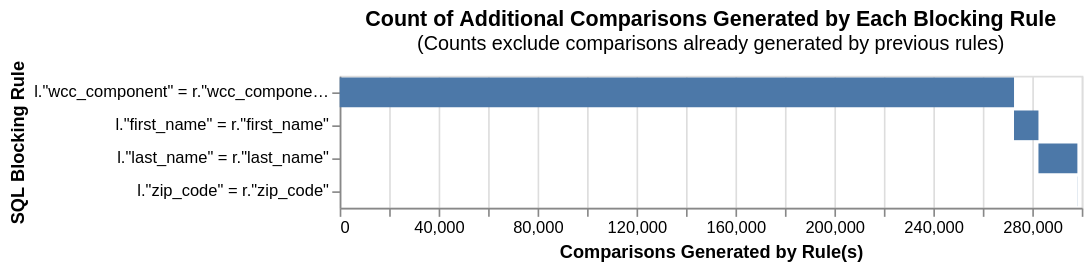

This figure's notebook cell:
### Code cell
from splink.blocking_analysis import (
    cumulative_comparisons_to_be_scored_from_blocking_rules_chart,
)

blocking_rules = [
    block_on("wcc_component"),
    block_on("first_name"),
    block_on("last_name"),
    block_on("zip_code"),  
    
]


cumulative_comparisons_to_be_scored_from_blocking_rules_chart(
    table_or_tables=identities_df,
    blocking_rules=blocking_rules,
    db_api=db_api,
    link_type="dedupe_only",
)

### Figure 1 — Vega-Lite specification as saved in the notebook (floating-point values rounded to 4 significant figures)
{"config": {"view": {"continuousWidth": 300, "continuousHeight": 300}}, "data": {"name": "data-641f96e72bf386b8e2753a4cb01a243a"}, "mark": "bar", "encoding": {"order": {"field": "cumulative_rows"}, "tooltip": [{"field": "blocking_rule", "title": "SQL Condition", "type": "nominal"}, {"field": "row_count", "format": ",", "title": "Comparisons Generated", "type": "quantitative"}, {"field": "cumulative_rows", "format": ",", "title": "Cumulative Comparisons", "type": "quantitative"}, {"field": "cartesian", "format": ",", "title": "Total comparisons in Cartesian product", "type": "quantitative"}], "x": {"field": "start", "title": "Comparisons Generated by Rule(s)", "type": "quantitative"}, "x2": {"field": "cumulative_rows"}, "y": {"field": "blocking_rule", "sort": ["-x2"], "title": "SQL Blocking Rule"}}, "height": {"step": 20}, "title": {"text": "Count of Additional Comparisons Generated by Each Blocking Rule", "subtitle": "(Counts exclude comparisons already generated by previous rules)"}, "width": 450, "$schema": "https://vega.github.io/schema/vega-lite/v5.9.3.json", "datasets": {"data-641f96e72bf386b8e2753a4cb01a243a": [{"blocking_rule": "l.\"wcc_component\" = r.\"wcc_component\"", "row_count": 272620, "cumulative_rows": 272620, "cartesian": 10911456, "match_key": "0", "start": 0}, {"blocking_rule": "l.\"first_name\" = r.\"first_name\"", "row_count": 9881, "cumulative_rows": 282501, "cartesian": 10911456, "match_key": "1", "start": 272620}, {"blocking_rule": "l.\"last_name\" = r.\"last_name\"", "row_count": 15735, "cumulative_rows": 298236, "cartesian": 10911456, "match_key": "2", "start": 282501}, {"blocking_rule": "l.\"zip_code\" = r.\"zip_code\"", "row_count": 60, "cumulative_rows": 298296, "cartesian": 10911456, "match_key": "3", "start": 298236}]}}
